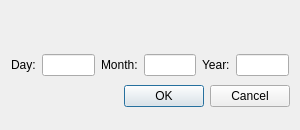
<?xml version="1.0" encoding="UTF-8"?>
<ui version="4.0">
 <class>DateEditDialog</class>
 <widget class="QDialog" name="DateEditDialog">
  <property name="geometry">
   <rect>
    <x>0</x>
    <y>0</y>
    <width>300</width>
    <height>130</height>
   </rect>
  </property>
  <property name="windowTitle">
   <string>Date Edit Dialog</string>
  </property>
  <layout class="QGridLayout" name="gridLayout">
   <item row="0" column="4">
    <widget class="QLabel" name="yearLabel">
     <property name="text">
      <string>Year:</string>
     </property>
    </widget>
   </item>
   <item row="0" column="3">
    <widget class="QLineEdit" name="monthLineEdit"/>
   </item>
   <item row="0" column="2">
    <widget class="QLabel" name="monthLabel">
     <property name="text">
      <string>Month:</string>
     </property>
    </widget>
   </item>
   <item row="0" column="5">
    <widget class="QLineEdit" name="yearLineEdit"/>
   </item>
   <item row="0" column="0">
    <widget class="QLabel" name="dayLabel">
     <property name="text">
      <string>Day:</string>
     </property>
    </widget>
   </item>
   <item row="0" column="1">
    <widget class="QLineEdit" name="dayLineEdit"/>
   </item>
  </layout>
  <widget class="QDialogButtonBox" name="buttonBox">
   <property name="geometry">
    <rect>
     <x>10</x>
     <y>80</y>
     <width>280</width>
     <height>32</height>
    </rect>
   </property>
   <property name="orientation">
    <enum>Qt::Horizontal</enum>
   </property>
   <property name="standardButtons">
    <set>QDialogButtonBox::Cancel|QDialogButtonBox::Ok</set>
   </property>
  </widget>
 </widget>
 <resources/>
 <connections/>
</ui>
